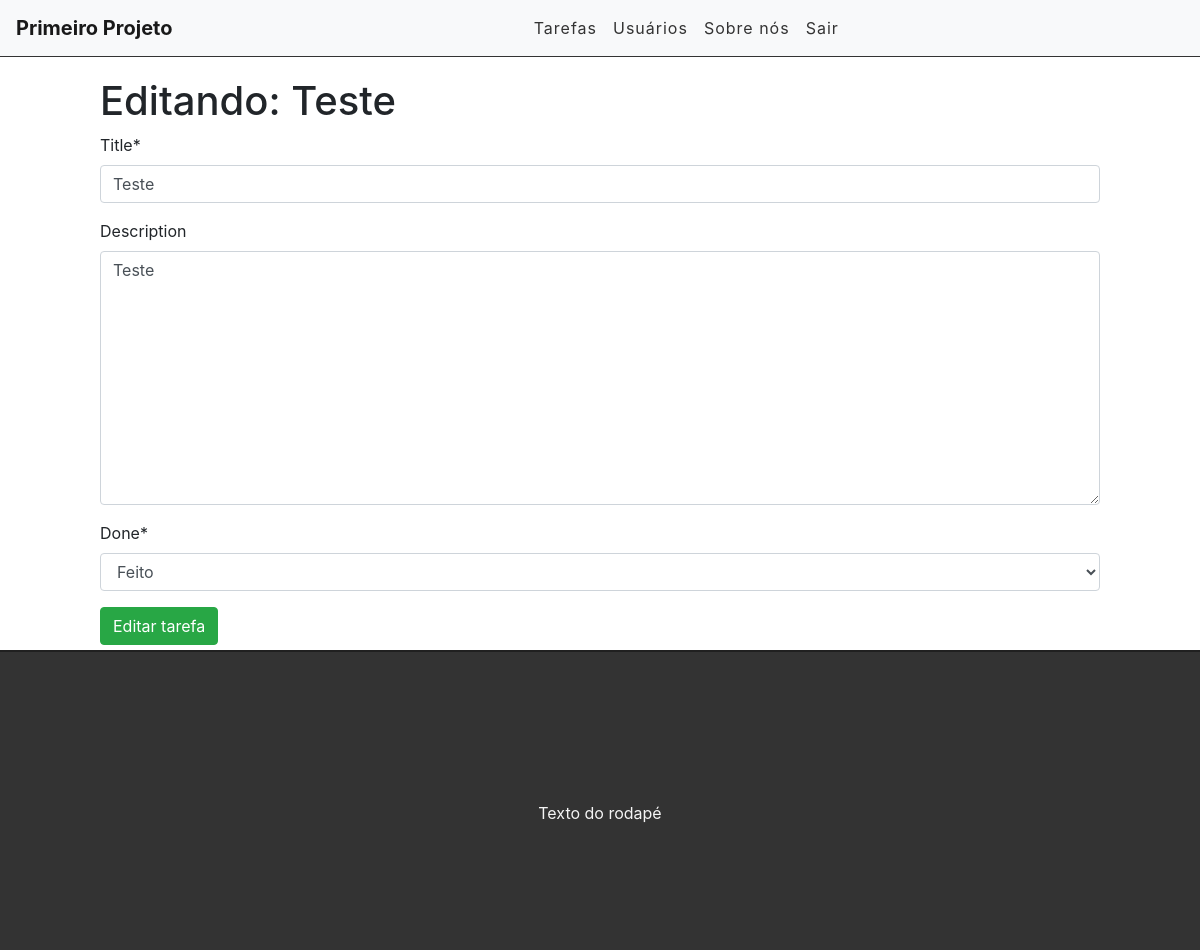
The page /edit/7 (signed in) on the database as committed earlier.
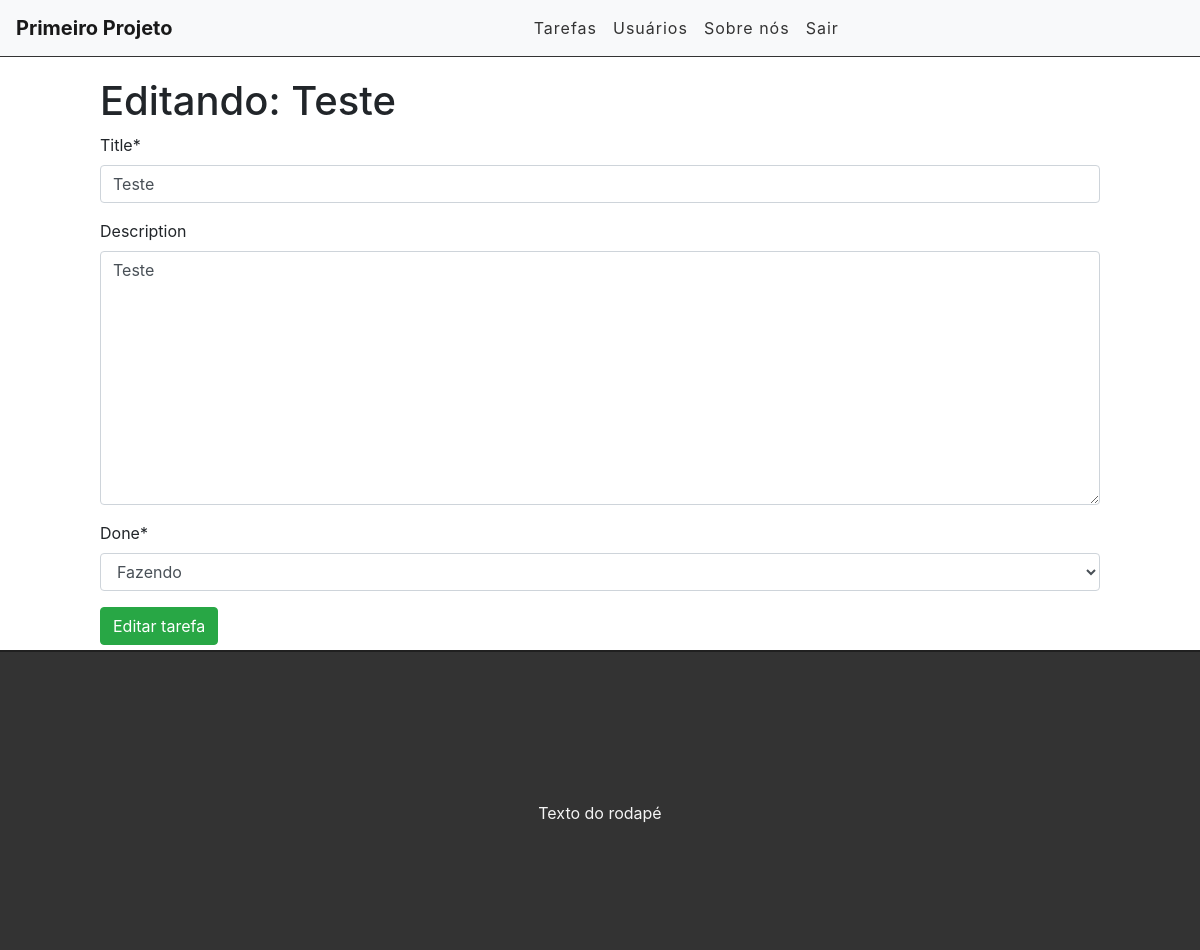
The same page on the database as committed later.
### tasks/models.py (models this page shows, shortened)
class Task(models.Model):
    STATUS = (
        ('doing', 'Fazendo'),
        ('done', 'Feito')
    )
    title = models.CharField(max_length=255)
    description = models.TextField(blank=True)
    done = models.CharField(
        max_length=5,
        choices=STATUS,
        default='doing'
    )
    user = models.ForeignKey(get_user_model(), on_delete=models.CASCADE)
    created_at = models.DateTimeField(auto_now_add=True)
    updated_at = models.DateTimeField(auto_now=True)

### tasks/views.py (the view)
# urls.py: path('edit/<int:id>', views.editTask, name='edit-task'),
@login_required
def editTask(request, id):
    task = get_object_or_404(Task, pk=id)
    form = TaskForm(instance=task)
    if request.method == 'POST':
        form = TaskForm(request.POST, instance=task)
        if form.is_valid():
            task.save()
            messages.info(request, 'Tarefa alterada com sucesso')
            return redirect('/')
        else:
            return render(request, 'tasks/edittask.html', {'form': form, 'task': task})
    else:
        return render(request, 'tasks/edittask.html', {'form': form, 'task': task})

### tasks/forms.py
class TaskForm(forms.ModelForm):
    class Meta:
        model = Task
        fields = ('title', 'description', 'done')

### tasks/templates/tasks/edittask.html (shortened to what this page needs)
{% extends 'base.html' %}
{% load crispy_forms_tags %}
{% block content %}
   <div class="offset-1 col-10 list-div">
       <h1>Editando: {{task.title}}</h1>
        <form method="POST">
            {{ form|crispy}}
            <input type="submit" class="btn btn-success" value="Editar tarefa" >
        </form>
   </div>
{% endblock %}

Rows that differ between the two databases and show on the page:
changed Task "Teste": done "Feito" → "Fazendo"
